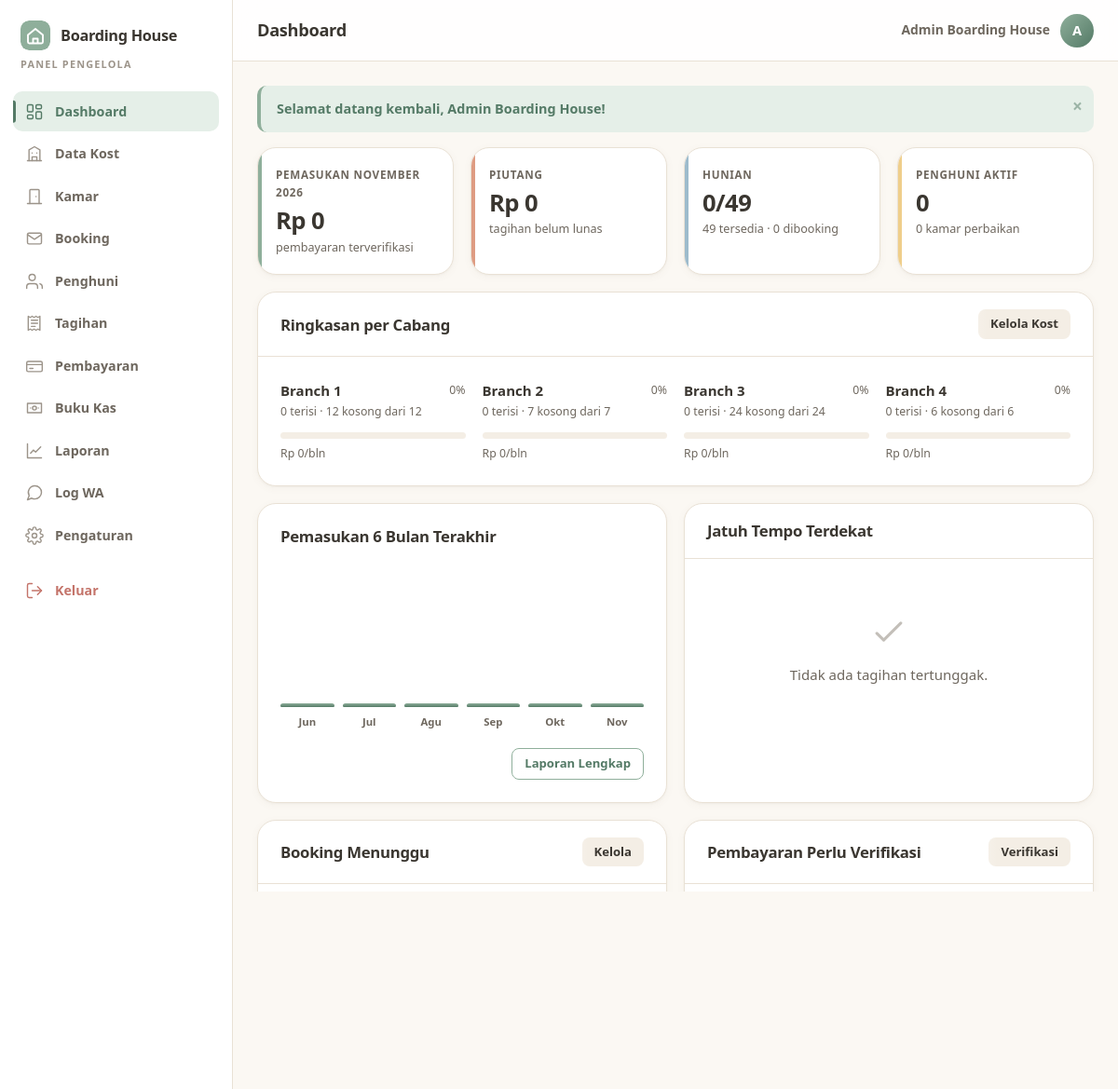
/admin/index.php (signed in), run on the app's committed database.
### tables this page shows
CREATE TABLE `users` (
  `id`         INT UNSIGNED NOT NULL AUTO_INCREMENT,
  `nama`       VARCHAR(100) NOT NULL,
  `no_hp`      VARCHAR(20)  NOT NULL COMMENT 'format 62xxxxxxxxxx - dipakai untuk login & WA',
  `email`      VARCHAR(120) DEFAULT NULL,
  `password`   VARCHAR(255) NOT NULL,
  `no_ktp`     VARCHAR(30)  DEFAULT NULL,
  `alamat`     TEXT         DEFAULT NULL,
  `role`       ENUM('admin','user') NOT NULL DEFAULT 'user',
  `status`     ENUM('aktif','nonaktif') NOT NULL DEFAULT 'aktif',
  `created_at` DATETIME NOT NULL DEFAULT CURRENT_TIMESTAMP,
  PRIMARY KEY (`id`),
  UNIQUE KEY `uq_users_hp` (`no_hp`),
  UNIQUE KEY `uq_users_email` (`email`)
);

CREATE TABLE `kost` (
  `id`         INT UNSIGNED NOT NULL AUTO_INCREMENT,
  `nama`       VARCHAR(80)  NOT NULL,
  `alamat`     VARCHAR(255) DEFAULT NULL,
  `tipe`       ENUM('campur','putra','putri') NOT NULL DEFAULT 'campur',
  `deskripsi`  TEXT DEFAULT NULL,
  `fasilitas`  TEXT DEFAULT NULL COMMENT 'fasilitas bersama, pisahkan dengan koma',
  `foto`       VARCHAR(255) DEFAULT NULL,
  `warna`      VARCHAR(20)  NOT NULL DEFAULT 'sage' COMMENT 'aksen kartu: sage|terra|mist|butter',
  `status`     ENUM('aktif','nonaktif') NOT NULL DEFAULT 'aktif',
  `urutan`     TINYINT UNSIGNED NOT NULL DEFAULT 1,
  `created_at` DATETIME NOT NULL DEFAULT CURRENT_TIMESTAMP,
  PRIMARY KEY (`id`),
  UNIQUE KEY `uq_kost_nama` (`nama`)
);

### app/db.php (called while the page is built, shortened)
<?php
function db(): PDO
{
    static $pdo = null;
    if ($pdo instanceof PDO) {
        return $pdo;
    }
    $dsn = 'mysql:host=' . DB_HOST . ';dbname=' . DB_NAME . ';charset=utf8mb4';
    try {
        $pdo = new PDO($dsn, DB_USER, DB_PASS, [
            PDO::ATTR_ERRMODE            => PDO::ERRMODE_EXCEPTION,
            PDO::ATTR_DEFAULT_FETCH_MODE => PDO::FETCH_ASSOC,
            PDO::ATTR_EMULATE_PREPARES   => false,
        ]);
    } catch (PDOException $e) {
        http_response_code(500);
        exit(APP_DEBUG
            ? 'Koneksi database gagal: ' . $e->getMessage()
            : 'Koneksi database gagal. Hubungi administrator.');
    }
    return $pdo;
}
function q(string $sql, array $params = []): PDOStatement
{
    $st = db()->prepare($sql);
    $st->execute($params);
    return $st;
}
function one(string $sql, array $params = []): ?array
{
    $row = q($sql, $params)->fetch();
    return $row === false ? null : $row;
}
function all(string $sql, array $params = []): array
{
    return q($sql, $params)->fetchAll();
}
function scalar(string $sql, array $params = [], $default = null)
{
    $v = q($sql, $params)->fetchColumn();
    return $v === false ? $default : $v;
}
function setting(string $key, string $default = ''): string
{
    static $cache = null;
    if ($cache === null) {
        $cache = [];
        foreach (all('SELECT k, v FROM pengaturan') as $r) {
            $cache[$r['k']] = (string) $r['v'];
        }
    }
    return $cache[$key] ?? $default;
}

### app/jobs.php (called while the page is built, shortened)
<?php
function maybe_run_daily(): void
{
    $last = setting('last_daily_run');
}

### app/bootstrap.php (called while the page is built, shortened)
<?php
require_once __DIR__ . '/db.php';
require_once __DIR__ . '/helpers.php';
require_once __DIR__ . '/auth.php';
require_once __DIR__ . '/jobs.php';
require_once __DIR__ . '/kas.php';
require_once __DIR__ . '/icons.php';
require_once __DIR__ . '/layout.php';
if (!defined('SKIP_DAILY_JOB')) {
    maybe_run_daily();
}

### app/auth.php (called while the page is built, shortened)
<?php
function is_login(): bool
{
    return !empty($_SESSION['uid']);
}
function current_user(): ?array
{
    static $u = null;
    if ($u !== null) return $u;
    $u = one('SELECT * FROM users WHERE id = ? LIMIT 1', [$_SESSION['uid']]);
    return $u;
}
function require_login(): array
{
    $u = current_user();
    return $u;
}
function require_admin(): array
{
    $u = require_login();
    return $u;
}

### admin/index.php (the view, shortened to what this page needs)
<?php
require_once __DIR__ . '/../app/bootstrap.php';
require_admin();
$k = one('SELECT COUNT(*) total, SUM(status="tersedia") tersedia, SUM(status="terisi") terisi,
                 SUM(status="dibooking") dibooking, SUM(status="perbaikan") perbaikan FROM kamar');
$bulan = date('Y-m');
$masukBulanIni = (float) scalar('SELECT COALESCE(SUM(p.jumlah),0) FROM pembayaran p
                                 WHERE p.status = "diterima" AND DATE_FORMAT(p.tgl_bayar,"%Y-%m") = ?', [$bulan], 0);
$piutang   = (float) scalar('SELECT COALESCE(SUM(jumlah + denda),0) FROM tagihan
                             WHERE status IN ("belum_bayar","terlambat")', [], 0);
$penghuni  = (int) scalar('SELECT COUNT(*) FROM penghuni WHERE status = "aktif"', [], 0);
$chart = [];
for ($i = 5; $i >= 0; $i--) {
    $p = date('Y-m', strtotime("-$i month"));
    $chart[$p] = (float) scalar('SELECT COALESCE(SUM(jumlah),0) FROM pembayaran
                                 WHERE status = "diterima" AND DATE_FORMAT(tgl_bayar,"%Y-%m") = ?', [$p], 0);
}
$max = max(1, max($chart));
$bookingBaru = all('SELECT b.*, u.nama, k.kode AS kamar_kode, ks.nama AS kost FROM booking b
                    JOIN users u ON u.id = b.user_id
                    JOIN kamar k ON k.id = b.kamar_id
                    JOIN kost ks ON ks.id = k.kost_id
                    WHERE b.status = "pending" ORDER BY b.id DESC LIMIT 5');
$bayarBaru   = all('SELECT p.*, u.nama, t.kode AS kode_tagihan FROM pembayaran p
                    JOIN users u ON u.id = p.user_id JOIN tagihan t ON t.id = p.tagihan_id
                    WHERE p.status = "pending" ORDER BY p.id DESC LIMIT 5');
$jatuhTempo  = all('SELECT t.*, u.nama, k.kode AS kamar_kode, ks.nama AS kost FROM tagihan t
                    JOIN penghuni h ON h.id = t.penghuni_id
                    JOIN users u ON u.id = h.user_id
                    JOIN kamar k ON k.id = h.kamar_id
                    JOIN kost ks ON ks.id = k.kost_id
                    WHERE t.status IN ("belum_bayar","terlambat")
                    ORDER BY t.jatuh_tempo ASC LIMIT 6');
$perKost = all('SELECT ks.id, ks.nama, ks.warna,
                COUNT(m.id) total, SUM(m.status = "terisi") terisi, SUM(m.status = "tersedia") tersedia,
                COALESCE(SUM(CASE WHEN m.status = "terisi" THEN m.harga ELSE 0 END),0) potensi
                FROM kost ks LEFT JOIN kamar m ON m.kost_id = ks.id
                WHERE ks.status = "aktif" GROUP BY ks.id ORDER BY ks.urutan, ks.id');
layout_head('Dashboard', 'admin', 'dashboard');
?>
<div class="grid g4 mb">
  <div class="stat s-sage reveal" style="--d:0s"><div class="lbl">Pemasukan <?= e(periode_label($bulan)) ?></div>
    <div class="val"><span data-count="<?= (int) $masukBulanIni ?>" data-prefix="Rp ">Rp 0</span></div>
    <div class="sub">pembayaran terverifikasi</div></div>
  <div class="stat s-terra reveal" style="--d:.06s"><div class="lbl">Piutang</div>
    <div class="val"><span data-count="<?= (int) $piutang ?>" data-prefix="Rp ">Rp 0</span></div>
    <div class="sub">tagihan belum lunas</div></div>
  <div class="stat s-mist reveal" style="--d:.12s"><div class="lbl">Hunian</div>
    <div class="val"><?= (int) $k['terisi'] ?>/<?= (int) $k['total'] ?></div>
    <div class="sub"><?= (int) $k['tersedia'] ?> tersedia · <?= (int) $k['dibooking'] ?> dibooking</div></div>
  <div class="stat s-butter reveal" style="--d:.18s"><div class="lbl">Penghuni Aktif</div>
    <div class="val"><span data-count="<?= $penghuni ?>">0</span></div>
    <div class="sub"><?= (int) $k['perbaikan'] ?> kamar perbaikan</div></div>
</div>
<section class="card mb reveal">
  <div class="card-head"><h3>Ringkasan per Cabang</h3>
    <a class="btn btn-sm btn-soft" href="<?= url('admin/kost.php') ?>">Kelola Kost</a></div>
  <div class="card-pad">
    <div class="grid g4">
      <?php foreach ($perKost as $i => $ks):
          $pct = (int) $ks['total'] > 0 ? round((int) $ks['terisi'] / (int) $ks['total'] * 100) : 0; ?>
        <div class="acc-<?= e($ks['warna']) ?> reveal" style="--d:<?= $i * .06 ?>s">
          <div class="spread"><b><?= e($ks['nama']) ?></b><span class="tiny muted"><?= $pct ?>%</span></div>
          <div class="tiny muted"><?= (int) $ks['terisi'] ?> terisi · <?= (int) $ks['tersedia'] ?> kosong
            dari <?= (int) $ks['total'] ?></div>
          <div class="kost-meter"><i data-w="<?= $pct ?>"></i></div>
          <div class="tiny muted" style="margin-top:6px"><?= rp($ks['potensi']) ?>/bln</div>
        </div>
      <?php endforeach; ?>
    </div>
  </div>
</section>
<div class="grid g2 mb">
  <section class="card card-pad">
    <h3>Pemasukan 6 Bulan Terakhir</h3>
    <div class="bars mt">
      <?php foreach ($chart as $p => $v): ?>
        <div class="b" title="<?= e(periode_label($p)) ?>: <?= rp($v) ?>">
          <i style="height:<?= max(2, round($v / $max * 100)) ?>%"></i>
          <em><?= e(substr(periode_label($p), 0, 3)) ?></em>
        </div>
      <?php endforeach; ?>
    </div>
    <div class="right mt"><a class="btn btn-sm btn-line" href="<?= url('admin/laporan.php') ?>">Laporan Lengkap</a></div>
  </section>
  <section class="card">
    <div class="card-head"><h3>Jatuh Tempo Terdekat</h3></div>
    <?php if (!$jatuhTempo): ?>
      <div class="empty"><span class="big"><?= icon('centang', 44) ?></span>Tidak ada tagihan tertunggak.</div>
    <?php endif; ?>
  </section>
</div>
<div class="grid g2">
  <section class="card">
    <div class="card-head"><h3>Booking Menunggu</h3><a class="btn btn-sm btn-soft" href="<?= url('admin/booking.php') ?>">Kelola</a></div>
    <?php if (!$bookingBaru): ?><div class="empty"><span class="big"><?= icon('booking', 44) ?></span>Tidak ada pengajuan baru.</div><?php endif; ?>
  </section>
  <section class="card">
    <div class="card-head"><h3>Pembayaran Perlu Verifikasi</h3><a class="btn btn-sm btn-soft" href="<?= url('admin/pembayaran.php') ?>">Verifikasi</a></div>
    <?php if (!$bayarBaru): ?><div class="empty"><span class="big"><?= icon('pembayaran', 44) ?></span>Semua pembayaran sudah diverifikasi.</div><?php endif; ?>
  </section>
</div>
<?php layout_foot('admin'); ?>

### app/layout.php (shortened to what this page needs)
<?php
function nav_menu(string $area): array
{
    if ($area === 'admin') {
        $perluBooking = (int) scalar('SELECT COUNT(*) FROM booking WHERE status = "pending"', [], 0);
        $perluBayar   = (int) scalar('SELECT COUNT(*) FROM pembayaran WHERE status = "pending"', [], 0);
        return [
            ['admin/index.php',      'Dashboard',  'dashboard',  'dashboard',  0],
            ['admin/kost.php',       'Data Kost',  'kost',       'kost',       0],
            ['admin/kamar.php',      'Kamar',      'kamar',      'kamar',      0],
            ['admin/booking.php',    'Booking',    'booking',    'booking',    $perluBooking],
            ['admin/penghuni.php',   'Penghuni',   'penghuni',   'penghuni',   0],
            ['admin/tagihan.php',    'Tagihan',    'tagihan',    'tagihan',    0],
            ['admin/pembayaran.php', 'Pembayaran', 'pembayaran', 'pembayaran', $perluBayar],
            ['admin/kas.php',        'Buku Kas',   'kas',        'kas',        0],
            ['admin/laporan.php',    'Laporan',    'laporan',    'laporan',    0],
            ['admin/wa_log.php',     'Log WA',     'wa',         'wa',         0],
            ['admin/pengaturan.php', 'Pengaturan', 'pengaturan', 'pengaturan', 0],
        ];
    }
    return [
        ['user/index.php',   'Beranda',       'dashboard', 'dashboard', 0],
        ['index.php',        'Katalog Kamar', 'katalog',   'katalog',   0],
        ['user/booking.php', 'Booking Saya',  'booking',   'booking',   0],
        ['user/tagihan.php', 'Tagihan',       'tagihan',   'tagihan',   0],
        ['user/profil.php',  'Profil',        'profil',    'profil',    0],
    ];
}
function layout_head(string $title, string $area = 'public', string $active = ''): void
{
    $u        = current_user();
    $namaKost = setting('nama_kost', APP_NAME);
    ?><!DOCTYPE html>
<html lang="id">
<head>
<link rel="stylesheet" href="<?= asset('assets/css/style.css') ?>">
</head>
<body class="area-<?= e($area) ?>">
<?php if ($area === 'public'): ?>
<header class="topbar">
  <div class="container topbar-in">
    <a class="brand" href="<?= url('index.php') ?>"><?= logo_mark(34) ?><span><?= e($namaKost) ?></span></a>
    <nav class="topnav" aria-label="Navigasi utama">
      <a href="<?= url('index.php') ?>">Katalog</a>
      <a href="<?= url('index.php#cabang') ?>">Cabang</a>
      <?php if ($u && $u['role'] === 'admin'): ?>
        <a href="<?= url('admin/index.php') ?>">Dashboard</a>
        <a class="btn btn-sm btn-soft" href="<?= url('logout.php') ?>">Keluar</a>
      <?php elseif ($u): ?>
        <a href="<?= url('user/index.php') ?>">Akun Saya</a>
        <a class="btn btn-sm btn-soft" href="<?= url('logout.php') ?>">Keluar</a>
      <?php else: ?>
        <a href="<?= url('login.php') ?>">Masuk</a>
        <a class="btn btn-sm" href="<?= url('register.php') ?>">Daftar Gratis</a>
      <?php endif; ?>
    </nav>
  </div>
</header>
<main class="container page" id="konten">
<?= render_flash() ?>
<?php else: ?>
<div class="shell">
  <aside class="sidebar" id="sidebar" aria-label="Menu <?= $area === 'admin' ? 'pengelola' : 'penyewa' ?>">
    <a class="brand" href="<?= url($area === 'admin' ? 'admin/index.php' : 'user/index.php') ?>">
      <?= logo_mark(32) ?><span><?= e($namaKost) ?></span>
    </a>
    <div class="side-role"><?= $area === 'admin' ? 'Panel Pengelola' : 'Akun Penyewa' ?></div>
    <nav class="sidenav">
      <?php foreach (nav_menu($area) as [$href, $label, $ico, $key, $badge]): ?>
        <a href="<?= url($href) ?>" class="<?= $active === $key ? 'on' : '' ?>"
           <?= $active === $key ? 'aria-current="page"' : '' ?>>
          <?= icon($ico) ?><span><?= e($label) ?></span>
        </a>
      <?php endforeach; ?>
      <a href="<?= url('logout.php') ?>" class="danger"><?= icon('keluar') ?><span>Keluar</span></a>
    </nav>
  </aside>
  <div class="main">
    <header class="mainbar">
      <h1><?= e($title) ?></h1>
      <div class="who">
        <span class="who-name"><?= e($u['nama'] ?? '') ?></span>
        <span class="avatar" aria-hidden="true"><?= e(mb_strtoupper(mb_substr($u['nama'] ?? '?', 0, 1))) ?></span>
      </div>
    </header>
    <div class="content" id="konten">
    <?= render_flash() ?>
<?php endif; ?>
<?php
}
    ?>
<?php
function layout_foot(string $area = 'public'): void
{
    if ($area === 'public') { ?>
</main>
<footer class="footer">
  <div class="container footer-in">
    <div>
      <div class="brand footer-brand"><?= logo_mark(30) ?><span><?= e(setting('nama_kost', APP_NAME)) ?></span></div>
      <p class="small muted"><?= e(setting('tagline')) ?></p>
    </div>
    <div class="small muted">
      <div><?= icon('lokasi', 15) ?> <?= e(setting('alamat')) ?></div>
      <div><?= icon('wa', 15) ?> <a href="https://wa.me/<?= e(setting('wa_admin')) ?>"><?= e(setting('wa_admin')) ?></a></div>
    </div>
    <div class="small muted">
      <a href="<?= url('index.php') ?>">Katalog kamar</a><br>
      <a href="<?= url('login.php') ?>">Masuk</a> &middot;
      <a href="<?= url('register.php') ?>">Daftar</a>
    </div>
  </div>
  <div class="container footer-bawah small muted">
    &copy; <?= date('Y') ?> <?= e(setting('nama_kost', APP_NAME)) ?>. Seluruh hak cipta dilindungi.
  </div>
</footer>
<?php } else { ?>
    </div>
  </div>
</div>
<?php }
    if ($area !== 'admin') helpdesk_widget(); ?>
</body>
</html>
<?php
}

### data on the page
users: nama "Admin Boarding House", nama "A"
kost: nama "Branch 1", pct "0", terisi "0", tersedia "12", total "12", potensi "Rp 0"
kost: nama "Branch 2", pct "0", terisi "0", tersedia "7", total "7", potensi "Rp 0"
kost: nama "Branch 3", pct "0", terisi "0", tersedia "24", total "24", potensi "Rp 0"
kost: nama "Branch 4", pct "0", terisi "0", tersedia "6", total "6", potensi "Rp 0"

### other printed values
$namaKost "Boarding House"
$label "Dashboard"
$label "Data Kost"
$label "Kamar"
$label "Booking"
$label "Penghuni"
$label "Tagihan"
$label "Pembayaran"
$label "Buku Kas"
$label "Laporan"
$label "Log WA"
$label "Pengaturan"
$title "Dashboard"
$f['msg'] "Selamat datang kembali, Admin Boarding House!"
$k['terisi'] "0"
